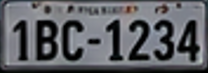
#> input picture Mock_Images/placa_sola.png, 208 x 73 px
$ python visualizar_entra_sale.py Mock_Images/placa_sola.png
#> lines starting #> are read from the running program, lines starting #| are printed output that depends on the picture; after the words box and inside, x2 and y2 are one past the last pixel; in counts of white or black regions, pixels touching at a corner belong together
"""
Visualizador STANDALONE de la logica ENTRA / SALE (geometria de las lineas).

No importa nada de app/: replica a mano la MISMA matematica que usa
app/camara/lineas.py (producto cruz -> de que lado de la diagonal cae el centro)
para que veas, sin ruido, COMO se decide "entra" y "sale".

Que muestra:
    - las dos lineas inclinadas: ENTRA (naranja) y SALE (roja)
    - las 3 regiones pintadas:
          azul  = antes de ENTRA  (esperando)
          verde = dentro de la zona (rastreando)
          rojo  = ya paso SALE     (cierra -> FOTO)
    - una placa que cruza animada, con el estado en vivo y un cartel cuando
      ocurre el evento ENTRA y el evento SALE (= momento de la foto).

La frontera es la DIAGONAL COMPLETA entre sus dos puntas, no un punto ni una
vertical: por eso el cruce se detecta a cualquier altura de la recta.

Ejecutar (desde la raiz del repo):
    python visualizar_entra_sale.py                 # fondo sintetico
    python visualizar_entra_sale.py foto.jpg        # sobre tu propia imagen

Teclas:  ESPACIO = pausa/sigue   R = reiniciar   Q = salir
"""

import sys

import cv2
import numpy as np


# ── coordenadas de las lineas (MISMAS fracciones que app/camara/camara.py) ──
#   cada linea = dos puntos en fracciones [0..1] del frame -> es INCLINABLE
LINEA_ENTRA = ((0.30, 0.15), (0.20, 0.62))   # lejana
LINEA_SALE  = ((0.62, 0.28), (0.52, 0.98))   # cercana a la camara

W, H = 1280, 720

# colores BGR
C_ENTRA  = (0, 165, 255)    # naranja
C_SALE   = (0, 0, 255)      # rojo
C_DENTRO = (0, 200, 0)      # verde
C_HANDLE = (255, 0, 255)    # magenta (puntas)
C_TEXTO  = (255, 255, 255)
C_PLACA  = (0, 255, 255)    # amarillo


def a_px(linea, w, h):
    """Fracciones -> pixeles."""
    (ax, ay), (bx, by) = linea
    return (int(ax * w), int(ay * h)), (int(bx * w), int(by * h))


def signo(px, py, linea_px):
    """
    Producto cruz: de que LADO de la recta (a->b) cae el punto (px,py).
    >0 un lado, <0 el otro, 0 justo encima. Es EXACTAMENTE _signo() de lineas.py.
    Acepta px,py escalares o arrays numpy (para pintar regiones de un saque).
    """
    (ax, ay), (bx, by) = linea_px
    return (bx - ax) * (py - ay) - (by - ay) * (px - ax)


def medio(linea_px):
    (a, b) = linea_px
    return ((a[0] + b[0]) / 2.0, (a[1] + b[1]) / 2.0)


def lados(px, py, e_px, s_px):
    """
    (dentro_e, dentro_s) para el punto (px,py). Misma logica que ZonaDeteccion._dentro:
    el punto medio de UNA linea define cual es el lado 'interior' de la OTRA.
    """
    me, ms = medio(e_px), medio(s_px)
    dentro_e = signo(px, py, e_px) * signo(*ms, e_px) > 0   # mismo lado que SALE
    dentro_s = signo(px, py, s_px) * signo(*me, s_px) > 0   # mismo lado que ENTRA
    return dentro_e, dentro_s


def capa_regiones(e_px, s_px):
    """Imagen RGB con las 3 regiones pintadas (vectorizado sobre todo el frame)."""
    ys, xs = np.mgrid[0:H, 0:W]
    dentro_e, dentro_s = lados(xs, ys, e_px, s_px)
    dentro = dentro_e & dentro_s

    capa = np.zeros((H, W, 3), np.uint8)
    capa[~dentro_e] = (120, 60, 0)     # antes de ENTRA  -> azul oscuro
    capa[~dentro_s & dentro_e] = (0, 0, 120)   # ya paso SALE -> rojo oscuro
    capa[dentro] = (0, 90, 0)          # zona            -> verde oscuro
    return capa


def fondo_base(ruta=None):
    """Imagen de fondo: la del usuario, o una calle sintetica simple."""
#> called with ruta = 'Mock_Images/placa_sola.png'
    if ruta is not None:
        img = cv2.imread(ruta)
#> img is the input picture: shape (73, 208, 3); mean B, G, R 100.4, 95.6, 94
        if img is not None:
            return cv2.resize(img, (W, H))
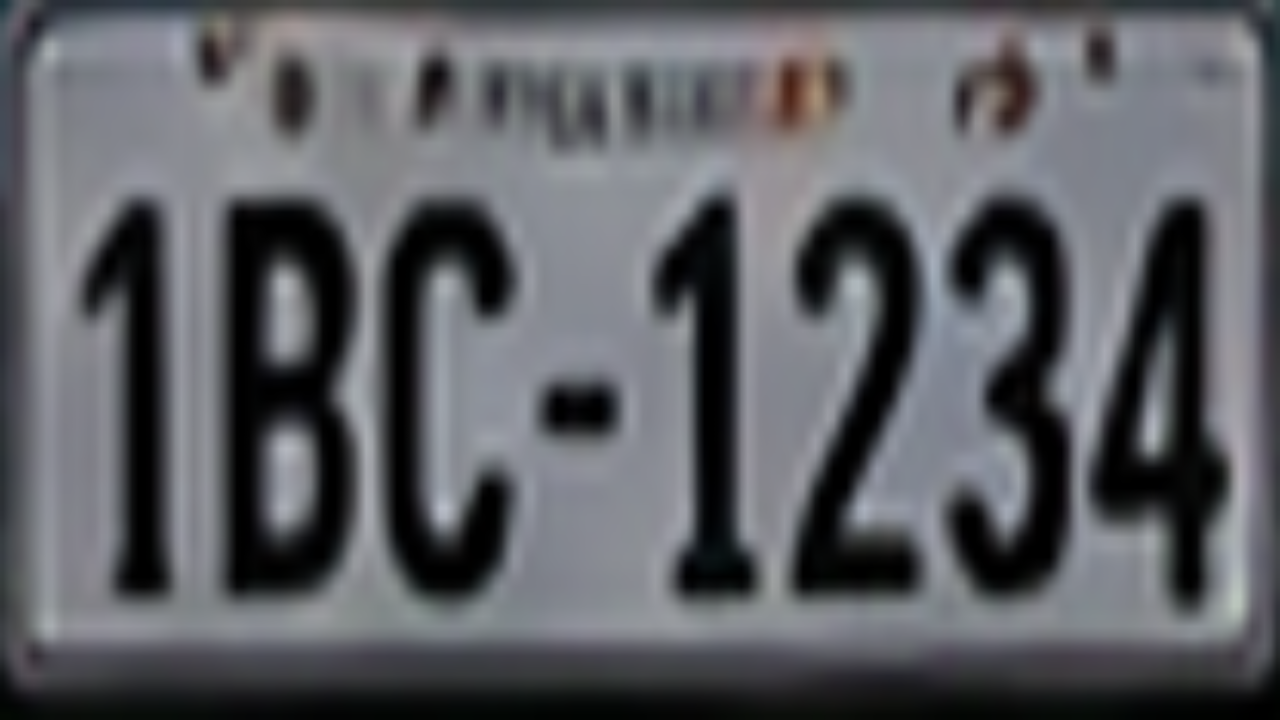
#> returned value: shape (720, 1280, 3); mean of channels 0, 1, 2 100.3, 95.5, 93.8; drawn as B, G, R
        print(f"No pude abrir '{ruta}', uso fondo sintetico.")
    img = np.full((H, W, 3), 70, np.uint8)            # asfalto gris
    cv2.line(img, (0, int(H * 0.30)), (W, int(H * 0.20)), (90, 90, 90), 3)
    for i in range(-2, 12):                            # lineas de carril punteadas
        x = int(W * 0.1 * i)
        cv2.line(img, (x, H), (x + 250, int(H * 0.3)), (200, 200, 200), 2)
    return img


def dibujar_lineas(frame, e_px, s_px):
#> called with e_px = ((384, 108), (256, 446)), s_px = ((793, 201), (665, 705))
    cv2.line(frame, e_px[0], e_px[1], C_ENTRA, 3)
    cv2.line(frame, s_px[0], s_px[1], C_SALE, 3)
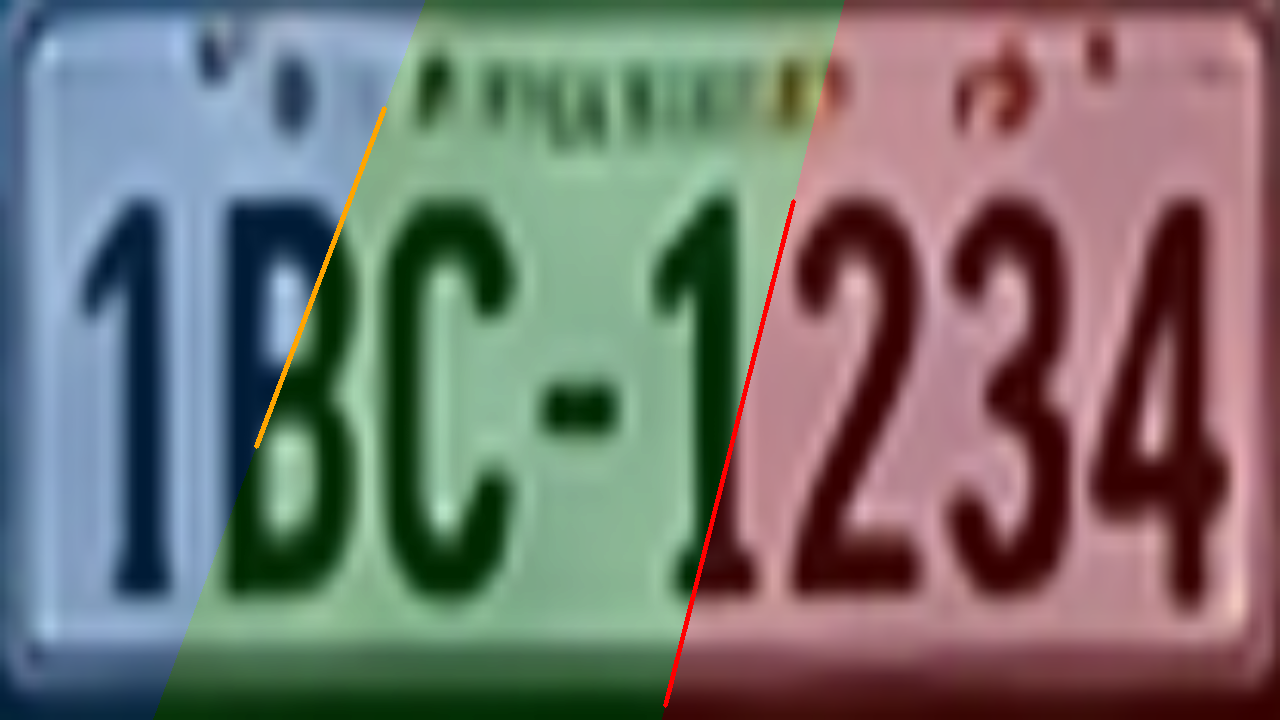
#> frame: shape (720, 1280, 3); mean of channels 0, 1, 2 112, 116.1, 116.8; drawn as B, G, R
    for p in (e_px[0], e_px[1], s_px[0], s_px[1]):
        cv2.circle(frame, p, 8, C_HANDLE, -1)
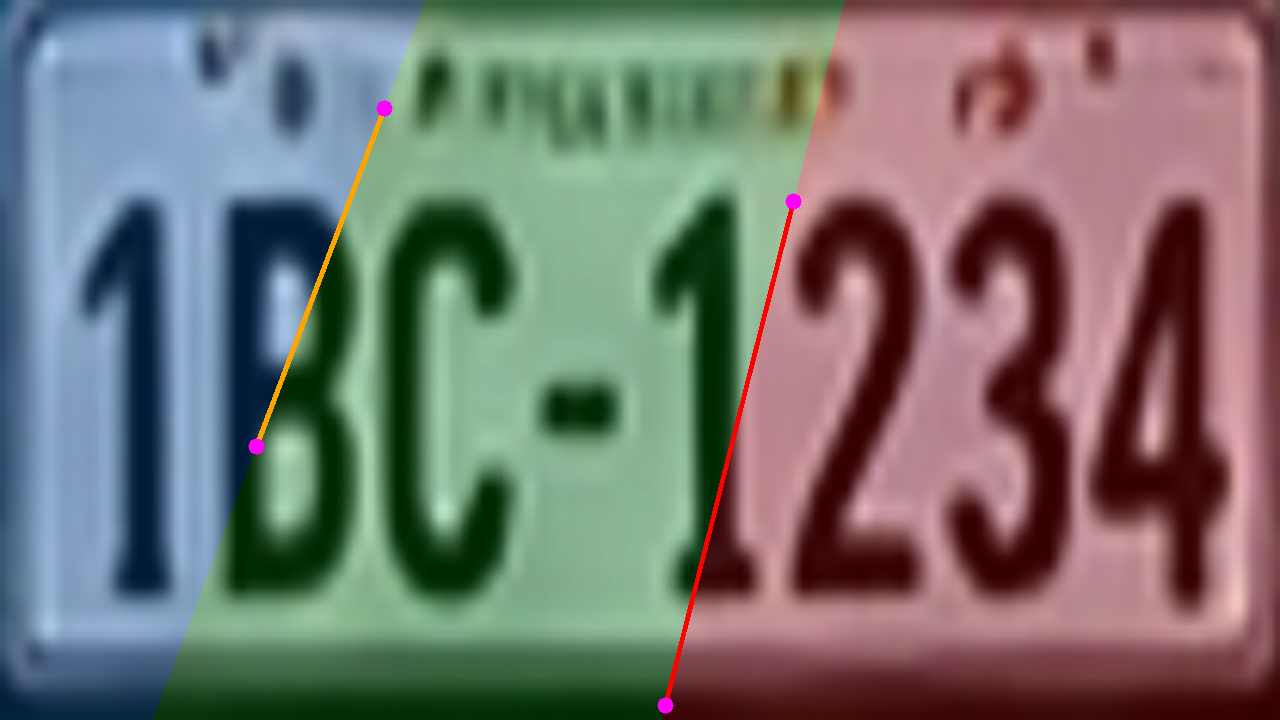
#> frame: shape (720, 1280, 3); 0.09% of pixels changed, all inside (x1, y1, x2, y2) = (248, 100, 802, 714); drawn as B, G, R
    cv2.putText(frame, "ENTRA", (e_px[0][0] + 8, e_px[0][1]),
                cv2.FONT_HERSHEY_SIMPLEX, 0.8, C_ENTRA, 2)
    cv2.putText(frame, "SALE", (s_px[1][0] + 8, s_px[1][1] - 8),
                cv2.FONT_HERSHEY_SIMPLEX, 0.8, C_SALE, 2)


def panel(frame, lineas_txt):
    """Cartel semitransparente arriba-izq con texto explicativo / estado."""
    y = 30
    for txt, col in lineas_txt:
        cv2.putText(frame, txt, (15, y), cv2.FONT_HERSHEY_SIMPLEX, 0.7, (0, 0, 0), 4)
        cv2.putText(frame, txt, (15, y), cv2.FONT_HERSHEY_SIMPLEX, 0.7, col, 2)
        y += 32


def main():
    ruta = sys.argv[1] if len(sys.argv) > 1 else None
    base = fondo_base(ruta)
    e_px = a_px(LINEA_ENTRA, W, H)
    s_px = a_px(LINEA_SALE, W, H)
    regiones = capa_regiones(e_px, s_px)

    # trayectoria de la PLACA: de antes de ENTRA hasta pasar SALE
    p0 = np.array([W * 0.02, H * 0.45])
    p1 = np.array([W * 0.98, H * 0.78])

    estado = "esperando"     # esperando -> rastreando -> (cierra) -> esperando
    flash, flash_t = "", 0   # cartel de evento
    trail = []
    t = 0.0
    paso = 0.006
    pausa = False

    print("ENTRA = cruzar la diagonal naranja hacia adentro.")
    print("SALE  = cruzar la diagonal roja hacia afuera -> FOTO.\n")

    while True:
        frame = cv2.addWeighted(base, 1.0, regiones, 0.45, 0)
        dibujar_lineas(frame, e_px, s_px)

        cx, cy = (p0 + (p1 - p0) * t).astype(int)
        dentro_e, dentro_s = lados(cx, cy, e_px, s_px)
        dentro = dentro_e and dentro_s

        # --- maquina de estados (replica ZonaDeteccion.actualizar, simplificada) ---
        if estado == "esperando":
            if dentro:
                estado = "rastreando"
                flash, flash_t = "ENTRA  ->  empieza a rastrear", 45
                print(f"t={t:4.2f}  ENTRA: el centro cruzo la diagonal naranja")
        elif estado == "rastreando":
            if dentro:
                pass                              # sigue rastreando (elige mas nitido)
            elif not dentro_s:
                estado = "esperando"
                flash, flash_t = "SALE  ->  TOMA LA FOTO", 60
                print(f"t={t:4.2f}  SALE: cruzo la diagonal roja -> captura\n")
            else:
                estado = "esperando"             # salio por ENTRA (marcha atras)
                flash, flash_t = "salio por ENTRA (descarta)", 45

        # --- dibujo de la placa + rastro ---
        trail.append((cx, cy))
        trail = trail[-60:]
        for i in range(1, len(trail)):
            cv2.line(frame, trail[i - 1], trail[i], (180, 180, 180), 1)
        col_caja = C_DENTRO if dentro else C_PLACA
        cv2.rectangle(frame, (cx - 55, cy - 22), (cx + 55, cy + 22), col_caja, 2)
        cv2.putText(frame, "PCS-007", (cx - 48, cy + 7),
                    cv2.FONT_HERSHEY_SIMPLEX, 0.6, col_caja, 2)
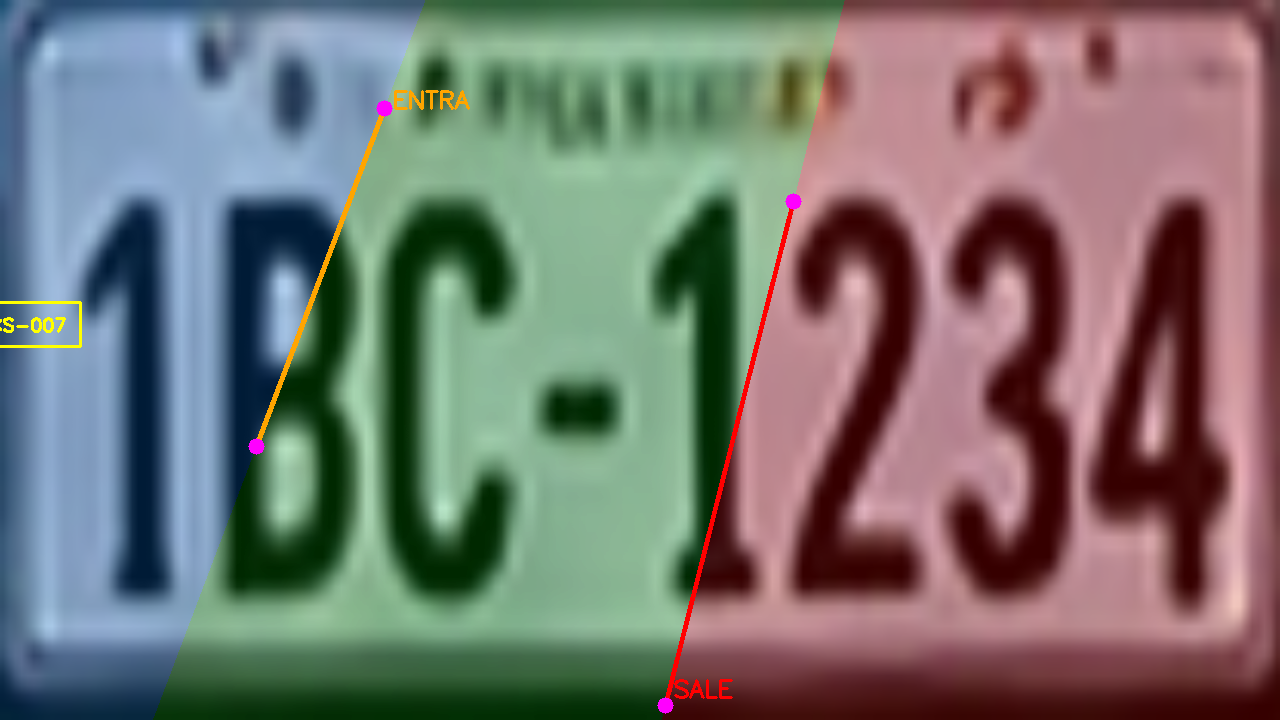
#> frame: shape (720, 1280, 3); mean of channels 0, 1, 2 111.9, 116.2, 117.3; drawn as B, G, R
        cv2.circle(frame, (cx, cy), 5, (0, 0, 255), -1)   # el CENTRO (lo que se evalua)
#> frame: shape (720, 1280, 3); 0.01% of pixels changed, all inside (x1, y1, x2, y2) = (20, 319, 31, 330)

        # --- textos ---
        col_estado = C_DENTRO if estado == "rastreando" else C_TEXTO
        panel(frame, [
            (f"Estado: {estado}", col_estado),
            (f"dentro_ENTRA={bool(dentro_e)}   dentro_SALE={bool(dentro_s)}", C_TEXTO),
            ("rojo=centro de la placa (eso es lo que se evalua)", (0, 0, 255)),
            ("ESPACIO=pausa  R=reiniciar  Q=salir", (200, 200, 200)),
        ])
#> after the loop in panel, `for txt, col in lineas_txt:`:
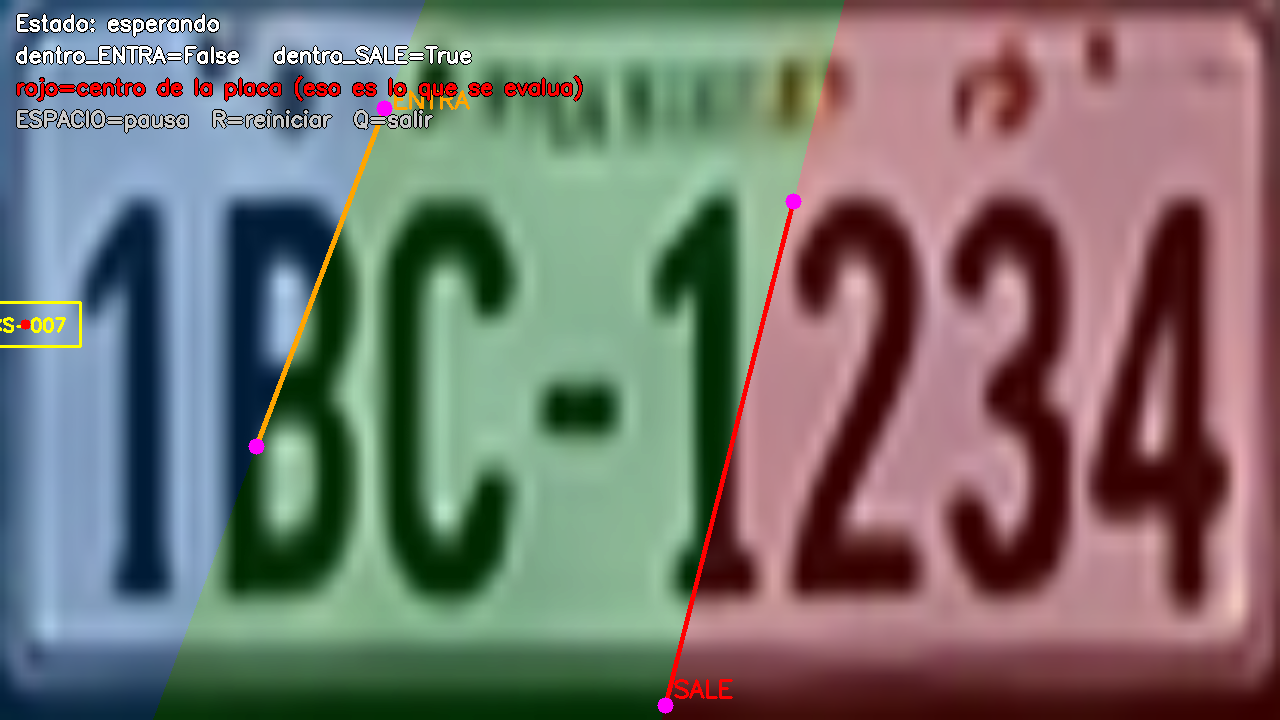
#> frame: shape (720, 1280, 3); mean of channels 0, 1, 2 110.6, 115.2, 117.8; drawn as B, G, R
#> after the loop in panel, `for txt, col in lineas_txt:`: y = 158
        if flash_t > 0:
            cv2.putText(frame, flash, (W // 2 - 280, H - 40),
                        cv2.FONT_HERSHEY_SIMPLEX, 1.0, (0, 0, 0), 6)
            cv2.putText(frame, flash, (W // 2 - 280, H - 40),
                        cv2.FONT_HERSHEY_SIMPLEX, 1.0, (0, 255, 255), 2)
            flash_t -= 1

        cv2.imshow("ENTRA / SALE - como se decide", frame)

        if not pausa:
            t += paso
            if t > 1.0:
                t = 0.0
                estado = "esperando"
                trail.clear()

        k = cv2.waitKey(25) & 0xFF
#> (key q is pressed here)
        if k == ord("q"):
            break
        if k == ord(" "):
            pausa = not pausa
        if k == ord("r"):
            t, estado, trail = 0.0, "esperando", []

    cv2.destroyAllWindows()


if __name__ == "__main__":
    main()
